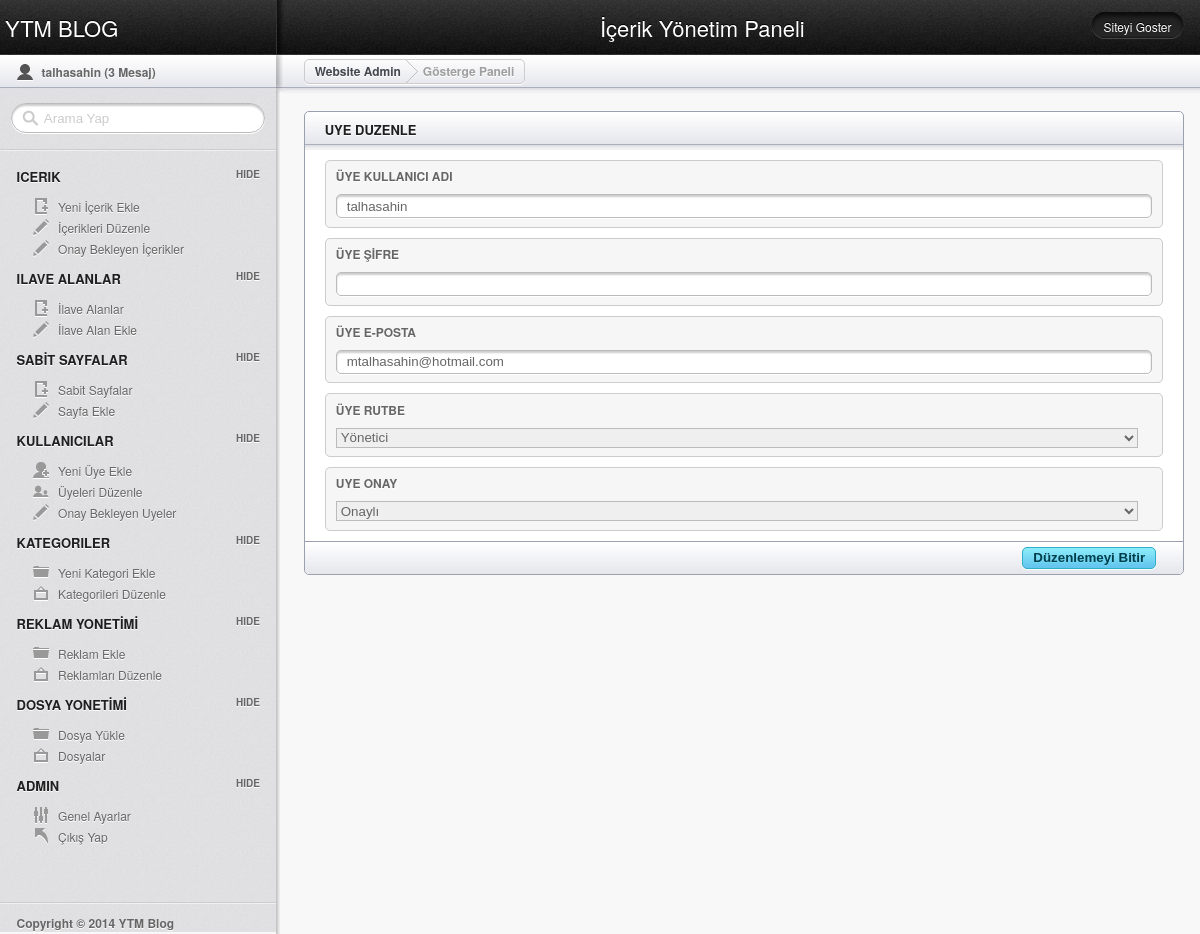
Screenshot of /admin/index.php?do=uye_duzenle&id=1 (signed in) with the database file from the repository.
### tables this page shows
CREATE TABLE IF NOT EXISTS `uyeler` (
  `uye_id` int(11) NOT NULL AUTO_INCREMENT,
  `uye_kadi` varchar(200) NOT NULL,
  `uye_link` varchar(200) NOT NULL,
  `uye_sifre` varchar(200) NOT NULL,
  `uye_eposta` varchar(200) NOT NULL,
  `uye_cinsiyet` int(11) NOT NULL,
  `uye_hakkinda` text NOT NULL,
  `uye_tarih` timestamp NOT NULL DEFAULT CURRENT_TIMESTAMP,
  `uye_rutbe` int(11) NOT NULL,
  `uye_onay` int(11) NOT NULL,
  PRIMARY KEY (`uye_id`)
);

### sistem/fonksiyonlar.php (called while the page is built, shortened)
<?php
	  function g($par){
	      return strip_tags(trim(addslashes($_GET[$par])));
	  }
       function query($query){
	        return mysql_query($query);
	   }
	   function row($query){
	        return mysql_fetch_array($query);
	   }
	   function ss($par){
	   return stripslashes($par);
	   }
?>

### admin/inc/uye_duzenle.php (the view, shortened to what this page needs)
<?php
$id=g("id");
$query=query("SELECT * FROM uyeler WHERE uye_id='$id'");
$row=row($query);
?>
            <article class="module width_full">
			<header><h3>UYE DUZENLE</h3></header>
				<form action="" method="post">
				<div class="module_content">
						<fieldset>
							<label>ÜYE KULLANICI ADI</label>
							<input type="text" name="uye_kadi" value="<?php echo ss($row["uye_kadi"]);?>">
						</fieldset>
							<fieldset>
							<label>ÜYE ŞİFRE</label>
							<input type="text" name="uye_sifre">
						</fieldset>
						<fieldset>
							<label>ÜYE E-POSTA</label>
							<input type="text" name="uye_eposta" value="<?php echo ss($row["uye_eposta"]);?>">
						</fieldset>
						<fieldset>
							<label>ÜYE RUTBE</label>
							<select name="uye_rutbe" >
								<option value="1"<?php echo $row["uye_rutbe"]==1 ? 'selected' : null; ?>>Yönetici</option>
							</select>
						</fieldset>
						<fieldset>
							<label>UYE ONAY</label>
							<select name="uye_onay" >
								<option value="1" <?php echo $row["uye_onay"]==1 ? 'selected' : null; ?>>Onaylı</option>
							</select>
						</fieldset>
				</div>
			<footer>
				<div class="submit_link">
					<input type="submit" value="Düzenlemeyi Bitir" class="alt_btn">
				</div>
			</footer>
			</form>
		</article>
		<div class="spacer"></div>

### admin/css/layout.css (style rules this page uses)
html, div, map, dt, isindex, form, header, aside, section, section, article, footer { display: block; }
html, body { height: 100%; margin: 0; padding: 0; font-family: "Helvetica Neue", Helvetica, Arial, Verdana, sans-serif; background: #F8F8F8; font-size: 12px; }
.spacer { height: 20px; }
#main h3 { color: #1F1F20; text-transform: uppercase; text-shadow: 0 1px 0 #fff; font-size: 13px; margin: 8px 20px; }
.module { border: 1px solid #9BA0AF; width: 100%; margin: 20px 3% 0 3%; margin-top: 20px; -webkit-border-radius: 5px; -moz-border-radius: 5px; border-radius: 5px; background: #ffffff; }
#main .module header h3 { display: block; width: 90%; float: left; }
.module header { height: 38px; width: 100%; background: #F1F1F4 url(../images/secondary_bar.png) repeat-x; -webkit-border-top-left-radius: 5px; -webkit-border-top-right-radius: 5px; -moz-border-radius-topleft: 5px; -moz-border-radius-topright: 5px; border-top-left-radius: 5px; border-top-right-radius: 5px; }
.module footer { height: 32px; width: 100%; border-top: 1px solid #9CA1B0; background: #F1F1F4 url(../images/module_footer_bg.png) repeat-x; -webkit-border-bottom-left-radius: 5px; -webkit-border-bottom-right-radius: 5px; -moz-border-radius-bottomleft: 5px; -moz-border-radius-bottomright: 5px; -webkit-border-bottom-left-radius: 5px; -webkit-border-bottom-right-radius: 5px; }
.module_content { margin: 10px 20px; color: #666; }
.width_full { width: 95%; }
input[type=submit] { background: #D0D1D4 url(../images/btn_submit.png) repeat-x; border: 1px solid #A8A9A8; -webkit-box-shadow: 0 1px 0 #fff; -moz-box-shadow: 0 1px 0 #fff; box-shadow: 0 1px 0 #fff; font-weight: bold; height: 22px; -webkit-border-radius: 5px; -moz-border-radius: 5px; border-radius: 5px; padding: 0 10px; color: #666; text-shadow: 0 1px 0 #fff; cursor: pointer; }
input[type=submit].alt_btn { background: #D0D1D4 url(../images/btn_submit_2.png) repeat-x; border: 1px solid#30B0C8; -webkit-box-shadow: 0 1px 0 #fff; -moz-box-shadow: 0 1px 0 #fff; box-shadow: 0 1px 0 #fff; font-weight: bold; height: 22px; -webkit-border-radius: 5px; -moz-border-radius: 5px; border-radius: 5px; padding: 0 10px; color: #003E49; text-shadow: 0 1px 0 #6CDCF9; cursor: pointer; }
fieldset { -webkit-border-radius: 5px; -moz-border-radius: 5px; border-radius: 5px; background: #F6F6F6; border: 1px solid #ccc; padding: 1% 0%; margin: 10px 0; }
fieldset label { display: block; float: left; width: 200px; height: 25px; line-height: 25px; text-shadow: 0 1px 0 #fff; font-weight: bold; padding-left: 10px; margin: -5px 0 5px 0; text-transform: uppercase; }
fieldset input[type=text] { -webkit-border-radius: 5px; -moz-border-radius: 5px; border-radius: 5px; border: 1px solid #BBBBBB; height: 20px; color: #666666; -webkit-box-shadow: inset 0 2px 2px #ccc, 0 1px 0 #fff; -moz-box-shadow: inset 0 2px 2px #ccc, 0 1px 0 #fff; box-shadow: inset 0 2px 2px #ccc, 0 1px 0 #fff; padding-left: 10px; background-position: 10px 6px; margin: 0; display: block; float: left; width: 96%; margin: 0 10px; }
fieldset select { width: 96%; margin: 0 10px; border: 1px solid #bbb; height: 20px; color: #666666; }
.submit_link { float: right; margin-right: 3%; padding: 5px 0; }

### rows the page displays
uyeler: uye_kadi "talhasahin", uye_eposta "mtalhasahin@hotmail.com", uye_rutbe "Yönetici", uye_onay "Onaylı"

### other values shown
session("uye_kadi") "talhasahin"
